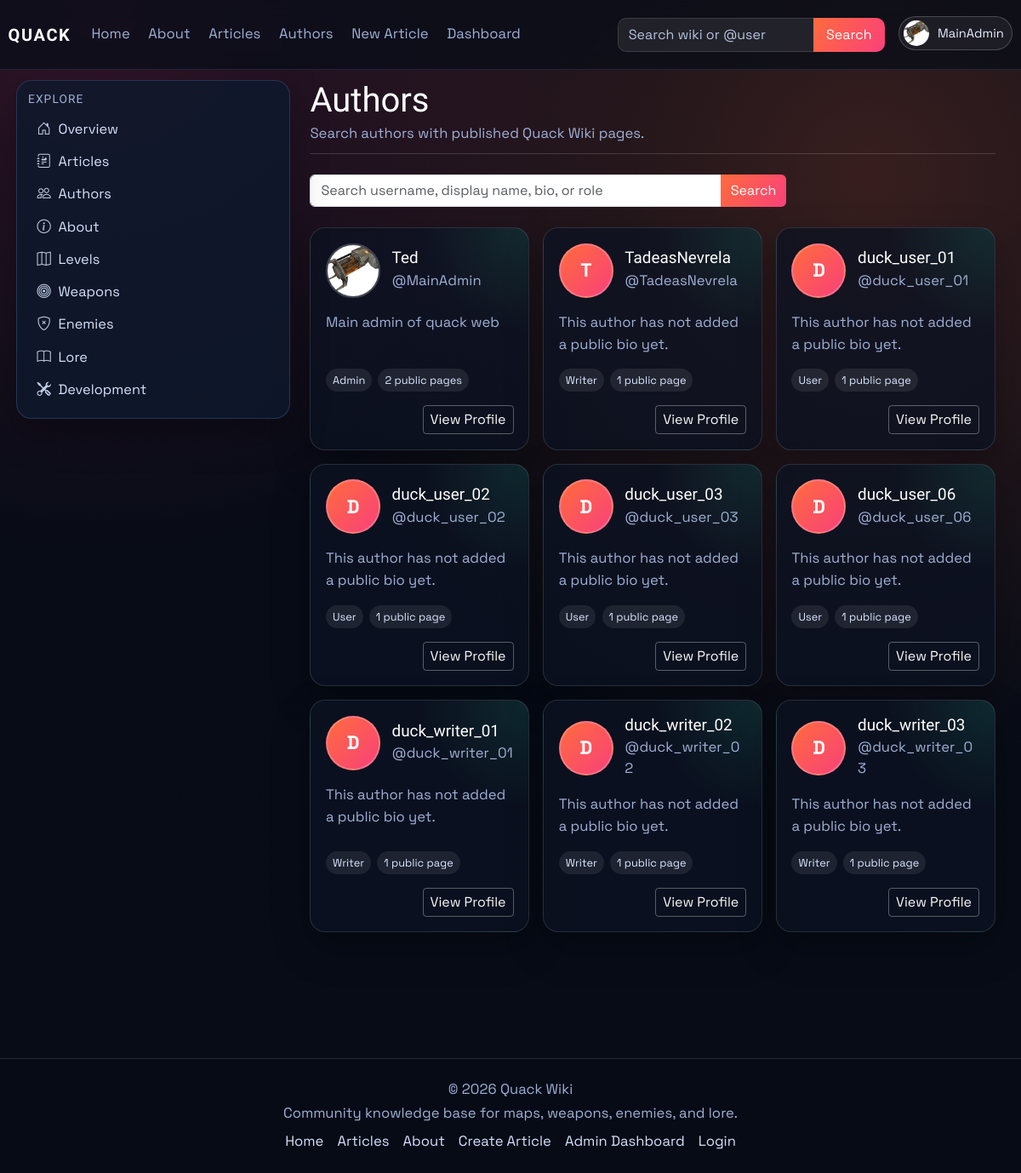
The page /authors (signed in) on the database as committed earlier.
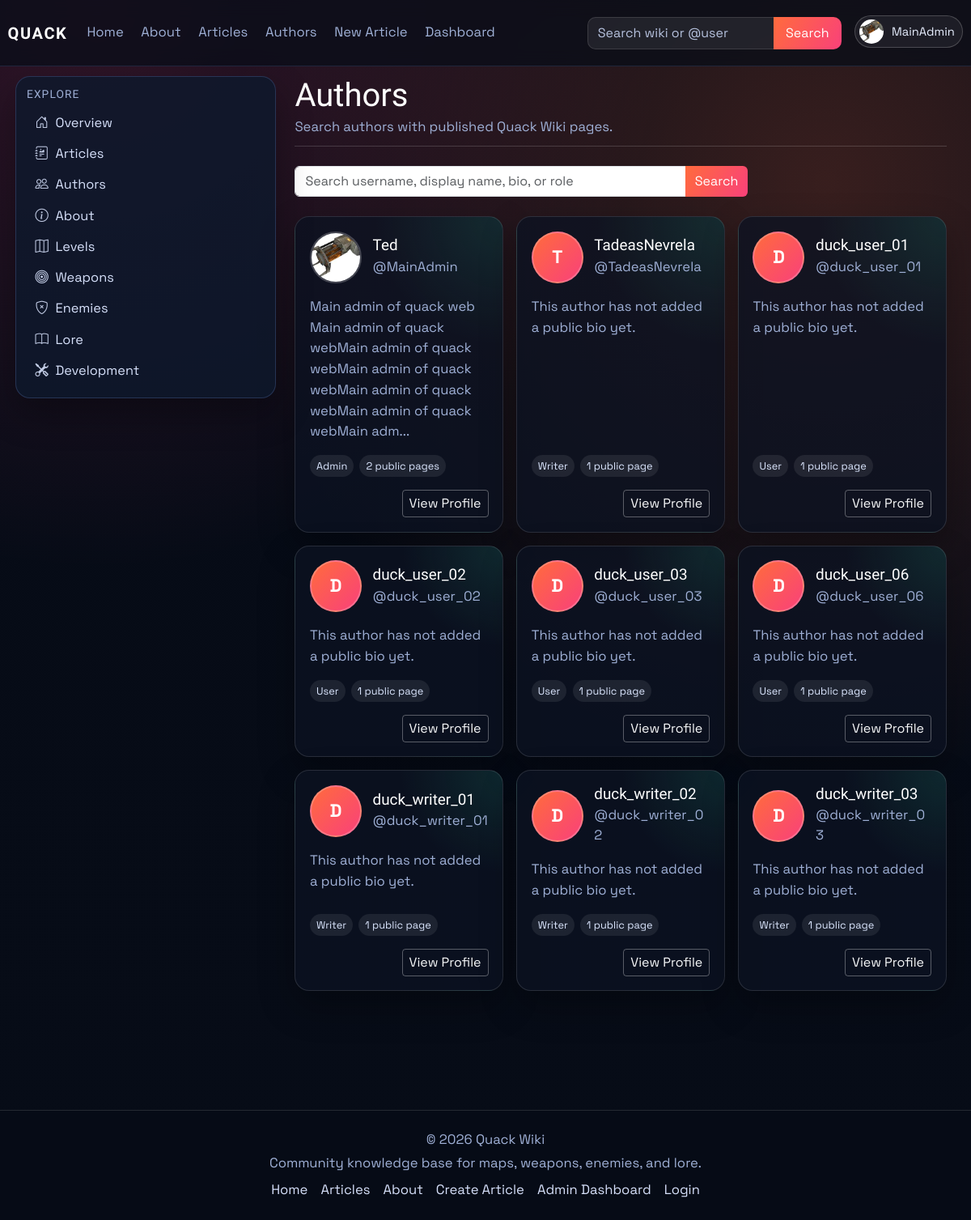
The same page on the database as committed later.
### models.py (models this page shows, shortened)
class User(db.Model, UserMixin):
    id = db.Column(db.Integer, primary_key=True)
    username = db.Column(db.String(120), unique=True, nullable=False)
    email = db.Column(db.String(120), unique=True, nullable=False)
    password_hash = db.Column(db.String(128), nullable=False)
    profile_image_url = db.Column(db.String(120), nullable=True)
    public_display_name = db.Column(db.String(80), nullable=True)
    public_bio = db.Column(db.Text, nullable=True)
    created_at = db.Column(db.DateTime, default=datetime.utcnow)
    role = db.Column(db.String(30), default='user')
    is_archived = db.Column(db.Boolean, default=False, nullable=False)
    archived_at = db.Column(db.DateTime, nullable=True)

class Article(db.Model):
    id = db.Column(db.Integer, primary_key=True)
    title = db.Column(db.String(120), unique=True, nullable=False)
    author = db.Column(db.String(120), nullable=False)
    created_at = db.Column(db.DateTime, default=datetime.utcnow)
    image_url = db.Column(db.String(120), default='default.png')
    summary = db.Column(db.Text)
    content = db.Column(db.Text, nullable=False)
    infobox_data = db.Column(db.Text, nullable=True)
    tags = db.Column(db.JSON, default=list)
    status = db.Column(db.String(20), default='pending', nullable=False)
    approved_by = db.Column(db.String(120), nullable=True)
    approved_at = db.Column(db.DateTime, nullable=True)
    is_archived = db.Column(db.Boolean, default=False, nullable=False)
    archived_at = db.Column(db.DateTime, nullable=True)

### main.py (the view)
@app.route('/authors')
def authors():
    search = (request.args.get('q') or '').strip()
    include_all_users = request.args.get('all') == '1'
    published_counts_query = db.session.query(
        Article.author,
        func.count(Article.id),
    ).filter(
        Article.is_archived.is_(False),
        Article.status == 'approved',
    ).group_by(Article.author).all()
    published_counts = {
        username: count
        for username, count in published_counts_query
        if username
    }
    public_users_query = User.query.filter(User.is_archived.is_(False))
    if not include_all_users:
        public_users_query = public_users_query.filter(User.username.in_(list(published_counts.keys())))
    public_users = public_users_query.order_by(User.username.asc()).all()
    if search:
        public_users = [user for user in public_users if user_matches_public_search(user, search)]
    return render_template(
        'authors.html',
        users=public_users,
        published_counts=published_counts,
        search=search,
        include_all_users=include_all_users,
    )

### main.py (called while the page is built)
def get_site_settings():
    settings = SiteSettings.query.get(1)
    if not settings:
        settings = SiteSettings(id=1)
        db.session.add(settings)
        db.session.commit()
    return settings

@app.context_processor
def inject_site_settings():
    return {'site_settings': get_site_settings()}

@login_manager.user_loader
def load_user(user_id):
    user = User.query.get(int(user_id))
    if user and user.is_archived:
        return None
    return user

### templates/authors.html (shortened to what this page needs)
{% extends "_base.html" %}
{% block content %}
<div class="container-fluid px-0 article-wiki">
    <header class="article-header mb-4">
        <h1 class="article-title">{{ 'Public Accounts' if include_all_users else 'Authors' }}</h1>
        <p class="article-meta mb-0">
            {{ 'Search public Quack Wiki accounts.' if include_all_users else 'Search authors with published Quack Wiki pages.' }}
        </p>
    </header>
    <form method="GET" action="{{ url_for('authors') }}" class="mb-4" style="max-width: 560px;">
        <div class="input-group">
            <input class="form-control" type="search" name="q" value="{{ search }}" placeholder="Search username, display name, bio, or role">
            <button class="btn btn-brand" type="submit">Search</button>
        </div>
    </form>
    <section class="authors-grid">
        {% for user in users %}
        <article class="author-card">
            <div class="author-card-top">
                {% if user.profile_image_url %}
                <img class="author-card-avatar" src="{{ url_for('static', filename='img/' ~ user.profile_image_url) }}" alt="{{ user.username }} profile picture">
                {% else %}
                <div class="author-card-avatar author-card-avatar-fallback">{{ user.username[0]|upper }}</div>
                {% endif %}
                <div class="author-card-heading">
                    <h3>{{ user.public_display_name or user.username }}</h3>
                    <p>@{{ user.username }}</p>
                </div>
            </div>
            {% set bio = user.public_bio or "This author has not added a public bio yet." %}
            <p class="author-card-bio">{{ bio|truncate(150, true) }}</p>
            <div class="author-card-meta">
                <span>{{ user.role|capitalize }}</span>
                <span>{{ published_counts.get(user.username, 0) }} public {{ 'page' if published_counts.get(user.username, 0) == 1 else 'pages' }}</span>
            </div>
            <div class="author-card-actions">
                <a class="btn btn-outline-light btn-sm" href="{{ url_for('public_profile', username=user.username) }}">View Profile</a>
            </div>
        </article>
        {% else %}
        <div class="card p-4 authors-empty">
            <p class="mb-0 text-muted">{{ 'No public accounts found.' if include_all_users else 'No published authors found.' }}</p>
        </div>
        {% endfor %}
    </section>
</div>
{% endblock %}

### templates/_base.html (shortened to what this page needs)
<!doctype html>
<html lang="en">
<head>
    <link href="https://cdn.jsdelivr.net/npm/bootstrap@5.3.3/dist/css/bootstrap.min.css" rel="stylesheet">
    <link href="https://cdn.jsdelivr.net/npm/bootstrap-icons@1.11.3/font/bootstrap-icons.min.css" rel="stylesheet">
    <link rel="stylesheet" href="{{ url_for('static', filename='css/style.css', v='20260606-1') }}">
</head>
<body>
    {% from "partials/tag_link.html" import tag_article_link %}
    {% include "partials/navbar.html" %}
    <div class="layout-shell container-fluid">
        <aside class="wiki-sidebar-detached d-none d-lg-block">
            {% include "partials/sidebar.html" %}
        </aside>
        <main class="page-content page-content-with-sidebar">
            {% block content %}{% endblock %}
        </main>
        <div class="layout-footer-spacer d-none d-lg-block" aria-hidden="true"></div>
    </div>
    {% include "partials/footer.html" %}
</body>
</html>

### templates/partials/tag_link.html
{% macro tag_article_link(tag, label, icon='', class_name='') -%}
<a href="{{ url_for('about') if tag == 'about-us' else url_for('tagged_article', tag=tag) }}"{% if class_name %} class="{{ class_name }}"{% endif %}>
    {% if icon %}<i class="{{ icon }} sidebar-icon"></i>{% endif %}{{ label }}
</a>
{%- endmacro %}

### templates/partials/navbar.html (shortened to what this page needs)
{% from "partials/tag_link.html" import tag_article_link %}
<nav class="navbar navbar-expand-lg main-nav">
    <div class="container-fluid nav-wrap">
        <a class="navbar-brand brand-mark" href="{{ url_for('index') }}">QUACK</a>
        <div class="collapse navbar-collapse" id="navbarNav">
            <ul class="navbar-nav me-auto nav-links">
                <li class="nav-item"><a class="nav-link" href="{{ url_for('index') }}">Home</a></li>
                <li class="nav-item">{{ tag_article_link('about-us', 'About', class_name='nav-link') }}</li>
                <li class="nav-item"><a class="nav-link" href="{{ url_for('articles') }}">Articles</a></li>
                <li class="nav-item"><a class="nav-link" href="{{ url_for('authors') }}">Authors</a></li>
                <li class="nav-item"><a class="nav-link" href="{{ url_for('create_article') }}">New Article</a></li>
                {% if current_user.is_authenticated and current_user.role == "admin" %}
                <li class="nav-item"><a class="nav-link" href="{{ url_for('dashboard_users') }}">Dashboard</a></li>
                {% elif current_user.is_authenticated and current_user.role == "writer" %}
                <li class="nav-item"><a class="nav-link" href="{{ url_for('dashboard_articles') }}">Articles</a></li>
                {% endif %}
            </ul>
            <ul class="navbar-nav ms-auto align-items-lg-center nav-tools">
                <li class="nav-item nav-search-wrap">
                    <form class="nav-search" method="GET" action="{{ url_for('site_search') }}">
                        {% set nav_query = request.args.get('q', '') %}
                        {% if request.endpoint == 'authors' and request.args.get('all') == '1' and nav_query %}
                            {% set nav_query = '@' ~ nav_query %}
                        {% elif request.endpoint not in ['articles', 'authors'] %}
                            {% set nav_query = '' %}
                        {% endif %}
                        <input class="form-control" type="search" name="q" value="{{ nav_query }}" placeholder="Search wiki or @user">
                        <button class="btn btn-brand" type="submit">Search</button>
                    </form>
                </li>
                {% if current_user.is_authenticated %}
                <li class="nav-item dropdown ms-lg-3">
                    <a class="profile-trigger" href="#" role="button" data-bs-toggle="dropdown" aria-expanded="false">
                        {% if current_user.profile_image_url %}
                        <img class="profile-avatar profile-avatar-img" src="{{ url_for('static', filename='img/' ~ current_user.profile_image_url) }}" alt="{{ current_user.username }} profile picture">
                        {% else %}
                        <span class="profile-avatar">{{ current_user.username[0]|upper }}</span>
                        {% endif %}
                        <span class="profile-name">{{ current_user.username }}</span>
                    </a>
                </li>
                {% else %}
                <li class="nav-item ms-lg-3">
                    <a class="btn btn-outline-light nav-login-btn" href="{{ url_for('login') }}">Login</a>
                </li>
                {% endif %}
            </ul>
        </div>
    </div>
</nav>

### templates/partials/sidebar.html
<nav class="wiki-sidebar">
    {% if current_user.is_authenticated and current_user.role in ['admin', 'writer'] and request.endpoint in ['dashboard_users', 'dashboard_articles', 'dashboard_updates', 'dashboard_settings'] %}
    <h6 class="sidebar-title">Dashboard</h6>
    {% if current_user.role == 'admin' %}
    <a href="{{ url_for('dashboard_users') }}"><i class="bi bi-people-fill sidebar-icon"></i>Users</a>
    {% endif %}
    <a href="{{ url_for('dashboard_articles') }}"><i class="bi bi-journal-text sidebar-icon"></i>Articles</a>
    <a href="{{ url_for('dashboard_updates') }}"><i class="bi bi-inbox sidebar-icon"></i>Pending Updates</a>
    {% if current_user.role == 'admin' %}
    <a href="{{ url_for('dashboard_settings') }}"><i class="bi bi-image sidebar-icon"></i>Site Settings</a>
    {% endif %}
    <a href="{{ url_for('create_article') }}"><i class="bi bi-plus-square sidebar-icon"></i>Create Article</a>
    {% else %}
    <h6 class="sidebar-title">Explore</h6>
    <a href="{{ url_for('index') }}"><i class="bi bi-house-door sidebar-icon"></i>Overview</a>
    <a href="{{ url_for('articles') }}"><i class="bi bi-journal-richtext sidebar-icon"></i>Articles</a>
    <a href="{{ url_for('authors') }}"><i class="bi bi-people sidebar-icon"></i>Authors</a>
    {{ tag_article_link('about-us', 'About', 'bi bi-info-circle') }}
    {{ tag_article_link('levels', 'Levels', 'bi bi-map') }}
    {{ tag_article_link('weapons', 'Weapons', 'bi bi-bullseye') }}
    {{ tag_article_link('enemies', 'Enemies', 'bi bi-shield-x') }}
    {{ tag_article_link('lore', 'Lore', 'bi bi-book') }}
    {{ tag_article_link('development', 'Development', 'bi bi-tools') }}
    {% endif %}
</nav>

### templates/partials/footer.html
{% from "partials/tag_link.html" import tag_article_link %}
<footer class="site-footer">
    <div class="container-fluid">
        <div class="footer-content">
            <p class="mb-1">&copy; 2026 Quack Wiki</p>
            <p class="mb-0">Community knowledge base for maps, weapons, enemies, and lore.</p>
            <div class="footer-links">
                <a href="{{ url_for('index') }}">Home</a>
                <a href="{{ url_for('articles') }}">Articles</a>
                {{ tag_article_link('about-us', 'About') }}
                <a href="{{ url_for('create_article') }}">Create Article</a>
                {% if current_user.is_authenticated and current_user.role == 'admin' %}
                <a href="{{ url_for('dashboard_users') }}">Admin Dashboard</a>
                {% elif current_user.is_authenticated and current_user.role == 'writer' %}
                <a href="{{ url_for('dashboard_articles') }}">Articles Dashboard</a>
                {% endif %}
                <a href="{{ url_for('login') }}">Login</a>
            </div>
        </div>
    </div>
</footer>

Rows that differ between the two databases and show on the page:
changed User "Ted": public_bio "Main admin of quack web" → "Main admin of quack web Main admin of quack webMain admin of quack webMain admin of quack webMain admin of quack webMain admin of quack webMain adm..."
